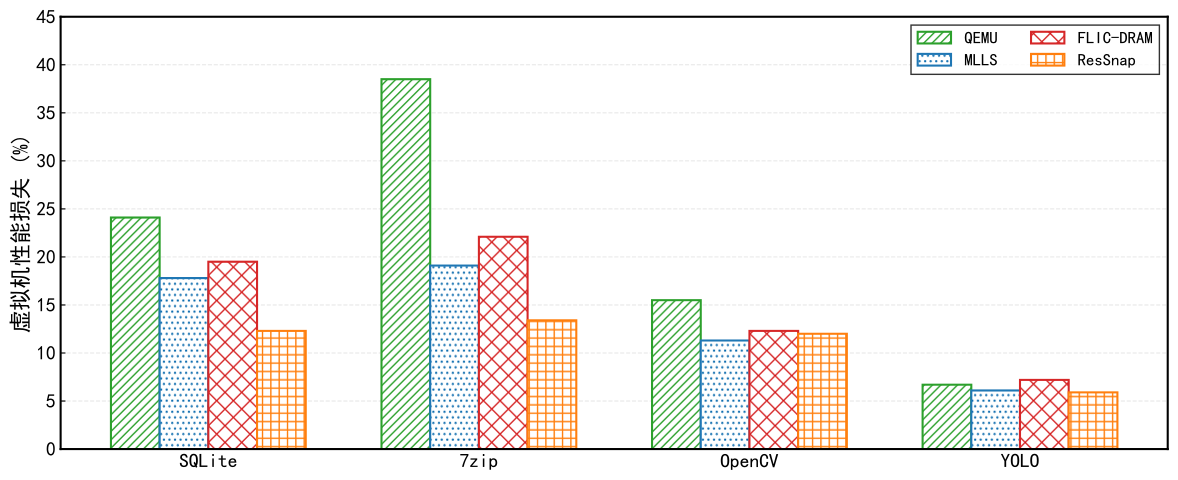

This chart was generated by the following Python code:
import matplotlib.pyplot as plt
import numpy as np

# --- 1. 样式设置 (学术风格 + 中文支持) ---
plt.rcParams['font.sans-serif'] = ['SimHei', 'SimSun', 'Arial Unicode MS']
plt.rcParams['font.family'] = 'sans-serif'
plt.rcParams['font.size'] = 14
plt.rcParams['axes.linewidth'] = 1.5
plt.rcParams['axes.unicode_minus'] = False
plt.rcParams['xtick.direction'] = 'in'
plt.rcParams['ytick.direction'] = 'in'

def plot_performance_loss_pl4b():
    # --- 2. 数据准备 ---
    categories = ['SQLite', '7zip', 'OpenCV', 'YOLO']
    
    # Updated data provided
    pre_copy = [24.1, 38.5, 15.5, 6.7]
    mlls = [17.8, 19.1, 11.3, 6.1]
    flic = [19.5, 22.1, 12.3, 7.2]
    ressnap = [12.3, 13.4, 12.0, 5.9]

    # --- 3. 绘图参数 ---
    x = np.arange(len(categories))
    width = 0.18
    
    fig, ax = plt.subplots(figsize=(12, 5))

    # 学术配色 (Tab10)
    c_qemu = '#2ca02c'  # Green
    c_mlls = '#1f77b4'  # Blue
    c_flic = '#d62728'  # Red
    c_ress = '#ff7f0e'  # Orange

    # --- 4. 绘制柱状图 ---
    ax.bar(x - 1.5 * width, pre_copy, width, label='QEMU', 
           color='white', edgecolor=c_qemu, hatch='////', linewidth=1.5)
    
    ax.bar(x - 0.5 * width, mlls, width, label='MLLS', 
           color='white', edgecolor=c_mlls, hatch='...', linewidth=1.5)
    
    ax.bar(x + 0.5 * width, flic, width, label='FLIC-DRAM', 
           color='white', edgecolor=c_flic, hatch='xx', linewidth=1.5)
    
    ax.bar(x + 1.5 * width, ressnap, width, label='ResSnap', 
           color='white', edgecolor=c_ress, hatch='++', linewidth=1.5)

    # --- 5. 细节调整 ---
    # Y轴标签
    ax.set_ylabel('虚拟机性能损失 (%)', fontsize=16)
    
    ax.set_xticks(x)
    ax.set_xticklabels(categories, fontsize=14)
    
    # 设置Y轴范围 
    # 数据最大值 38.5，设置上限为 45
    ax.set_ylim(0, 45) 
    ax.yaxis.grid(True, linestyle='--', alpha=0.3)
    ax.set_axisbelow(True)

    # 图例设置 (ncol=2, 带边框)
    ax.legend(loc='upper right', frameon=True, edgecolor='black', 
              fancybox=False, fontsize=12, ncol=2)

    plt.tight_layout()

    # --- 6. 保存图片 ---
    plt.savefig('pl4b.pdf', format='pdf', bbox_inches='tight')
    plt.show()

if __name__ == "__main__":
    plot_performance_loss_pl4b()
